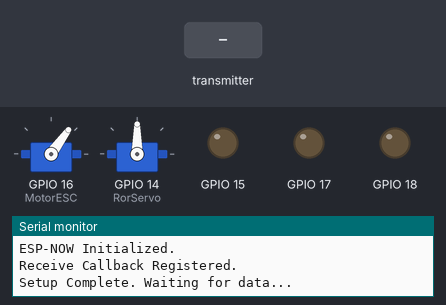
The sketch below on a simulated ESP32. Parts: 2 × servo, output pins drawn as LEDs (lit = HIGH), the last lines printed to the serial monitor. The inputs (shaded band) are chosen by the test bench.

Above: at 6.2 s.
6.3 s: the transmitter starts sending potValues.0 = 0
At 6.9 s:
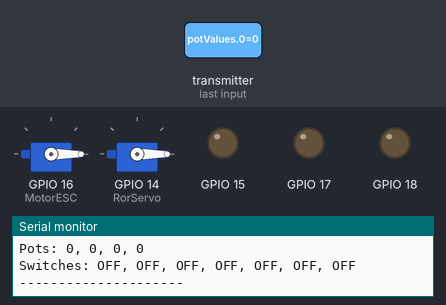
7.8 s: the transmitter starts sending switchStates.0 = 1
At 8.1 s:
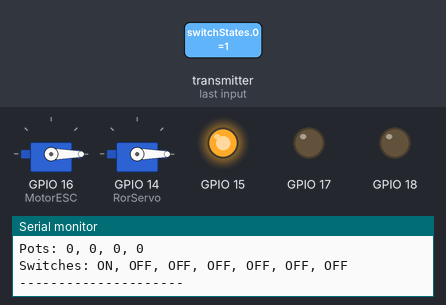
9.3 s: the transmitter starts sending switchStates.1 = 1
At 10.4 s:
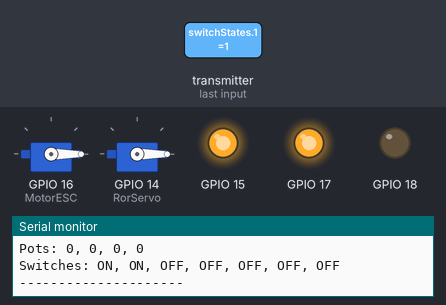
10.8 s: the transmitter starts sending switchStates.2 = 1
At 11.6 s:
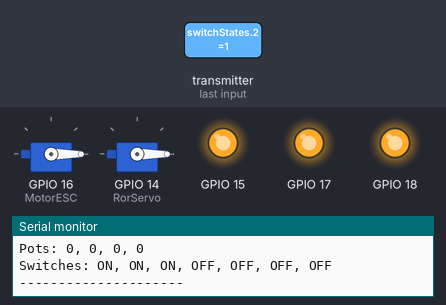
12.3 s: the transmitter starts sending potValues.0 = 1024
At 12.6 s:
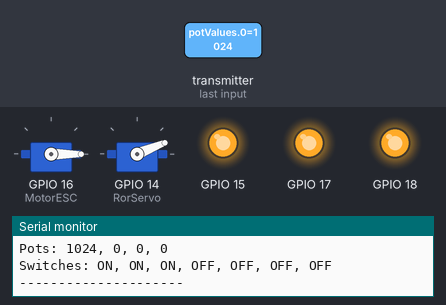
13.8 s: the transmitter starts sending potValues.0 = 2048
At 15.1 s:
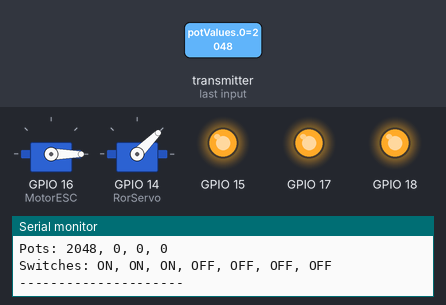
Timing chart, 0 to 16.3 s (numbered marks = the images above; inputs shaded):
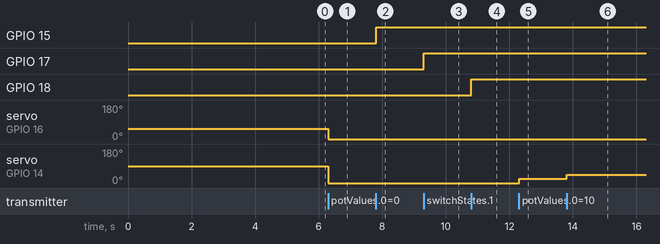

Measured:
- after the input at 6.3 s, servo on GPIO 16 (MotorESC): 54° → 0° at once; servo on GPIO 14 (RorServo): 90° → 0° at once
- after the input at 7.8 s, GPIO 15: LOW → HIGH at once
- after the input at 9.3 s, GPIO 17: LOW → HIGH at once
- after the input at 10.8 s, GPIO 18: LOW → HIGH at once
- after the input at 12.3 s, servo on GPIO 14 (RorServo): 0° → 22° at once
- after the input at 13.8 s, servo on GPIO 14 (RorServo): 22° → 45° at once

The sketch:

RCModtager.ino
```cpp
#include <esp_now.h>
#include <WiFi.h>
#include <Arduino.h>
#include <ESP32Servo.h>

#define MotorESC 16
#define RorServo 14

// --- Configuration ---
// Define pin counts (must match sender)
const int numPots = 4;
const int numSwitches = 7;
const int minThrottle = 1100; // Don't go below 1000 µs
const int maxThrottle = 2400; // Your maximum value

// Define dead-zone threshold
const int DEAD_ZONE_THRESHOLD = 5100;

// --- Data Structure ---
// Structure to hold sensor data. MUST match the sender's structure.
typedef struct SensorData {
  uint16_t potValues[numPots];
  bool switchStates[numSwitches];
} SensorData;

// Create an instance of the structure to store received data
SensorData receivedData;
bool LastswitchStates[numSwitches];
bool outputs[numSwitches];

Servo servo1;  // Servo on GPIO 14
Servo servo2;  // Servo on GPIO 16

void UpdateOutput() {
  //maps switchs to outputs
  digitalWrite(15,outputs[0]);
  digitalWrite(17,outputs[1]);
  digitalWrite(18,outputs[2]);
}


void UpdateServo(){
    // Update servo positions based on potValues (assuming 0-8192 input range)
  int servoAngle1 = map(receivedData.potValues[1], DEAD_ZONE_THRESHOLD, 8192, minThrottle, maxThrottle);
  int servoAngle2 = map(receivedData.potValues[0], 0, 8192, 0, 180);

  servo1.writeMicroseconds(servoAngle1);
  servo2.write(servoAngle2);
  for (int i = 0; i < numPots; i++) {
    if (receivedData.switchStates[i] && (!LastswitchStates[i])) {
      outputs[i] = !outputs[i];
    }
    LastswitchStates[i]=receivedData.switchStates[i];
  }
  UpdateOutput();
}


// --- Callback Function ---
// Function called when data is received
//void OnDataRecv(const uint8_t *mac_addr, const uint8_t *incomingData, int len) {
void OnDataRecv(const esp_now_recv_info_t *recv_info, const uint8_t *incomingData, int len) {
  //const uint8_t *mac_addr = recv_info->src_addr;
  // Check if the data length matches the structure size
  if (len == sizeof(receivedData)) {
    memcpy(&receivedData, incomingData, sizeof(receivedData));

    // Print received data to Serial Monitor
    Serial.println("--- Received Data ---");

    // Print Potentiometer Values
    Serial.print("Pots: ");
    for (int i = 0; i < numPots; i++) {
      Serial.print(receivedData.potValues[i]);
      if (i < numPots - 1) Serial.print(", ");
    }
    Serial.println(); // New line after pots

    // Print Switch States
    Serial.print("Switches: ");
    for (int i = 0; i < numSwitches; i++) {
      Serial.print(receivedData.switchStates[i] ? "ON" : "OFF"); // Print ON/OFF for clarity
      // Or just print 1/0: Serial.print(receivedData.switchStates[i]);
      if (i < numSwitches - 1) Serial.print(", ");
    }
    Serial.println(); // New line after switches
    Serial.println("---------------------");
    UpdateServo(); //Send data to servo
  } else {
    Serial.print("Received data of incorrect size: ");
    Serial.print(len);
    Serial.print(" expected: ");
    Serial.println(sizeof(receivedData));
  }

}

// --- Setup Function ---
void setup() {
  Serial.begin(115200);
  Serial.println("ESP32 ESP-NOW Receiver");

  // 1. Set device as a Wi-Fi Station
  WiFi.mode(WIFI_STA);
  Serial.print("Receiver MAC Address: ");
  Serial.println(WiFi.macAddress()); // Print this MAC address!

  // 2. Initialize ESP-NOW
  if (esp_now_init() != ESP_OK) {
    Serial.println("Error initializing ESP-NOW");
    return;
  }
  Serial.println("ESP-NOW Initialized.");
    // Allow allocation of GPIO pins for ESP32 Servo control
  ESP32PWM::allocateTimer(0);
  ESP32PWM::allocateTimer(1);
  ESP32PWM::allocateTimer(2);
  ESP32PWM::allocateTimer(3);

  servo1.setPeriodHertz(50); // standard 50 Hz servo
  servo2.setPeriodHertz(50);

  // Servo initialization

  servo1.attach(MotorESC);
  servo2.attach(RorServo);
  servo1.writeMicroseconds(minThrottle);  // Initialize ESC at 0 throttle
  delay(5000); // Wait 5 seconds for ESC to arm
  // GPIO outputs initialization
  pinMode(15, OUTPUT);
  pinMode(17, OUTPUT);
  pinMode(18, OUTPUT);

  // 3. Register the receive callback function
  esp_now_register_recv_cb(OnDataRecv);
  Serial.println("Receive Callback Registered.");
  Serial.println("Setup Complete. Waiting for data...");
  //wait for 1 sec after first data to set zeroo on servo
}

// --- Loop Function ---
void loop() {
  // No need to do anything here for this example.
  // All the action happens in the OnDataRecv callback.
  // You could add other tasks here if needed.
  delay(10); // Small delay to prevent watchdog timer issues if loop is truly empty
}
```
